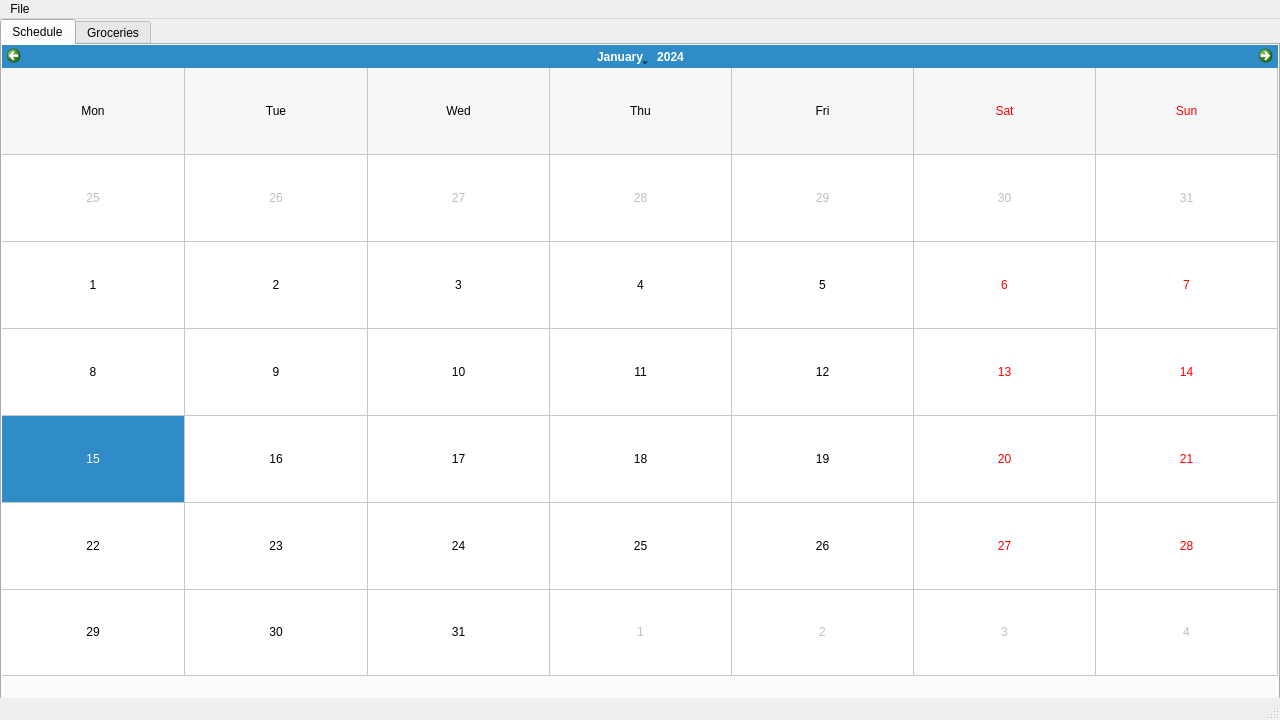
<?xml version="1.0" encoding="UTF-8"?>
<ui version="4.0">
 <class>MainWindow</class>
 <widget class="QMainWindow" name="MainWindow">
  <property name="geometry">
   <rect>
    <x>0</x>
    <y>0</y>
    <width>1280</width>
    <height>720</height>
   </rect>
  </property>
  <property name="sizePolicy">
   <sizepolicy hsizetype="Fixed" vsizetype="Fixed">
    <horstretch>0</horstretch>
    <verstretch>0</verstretch>
   </sizepolicy>
  </property>
  <property name="minimumSize">
   <size>
    <width>1280</width>
    <height>720</height>
   </size>
  </property>
  <property name="maximumSize">
   <size>
    <width>1280</width>
    <height>720</height>
   </size>
  </property>
  <property name="tabletTracking">
   <bool>false</bool>
  </property>
  <property name="acceptDrops">
   <bool>false</bool>
  </property>
  <property name="windowTitle">
   <string>BlackBook</string>
  </property>
  <widget class="QWidget" name="centralWidget">
   <widget class="QTabWidget" name="tabWidget">
    <property name="geometry">
     <rect>
      <x>0</x>
      <y>0</y>
      <width>1280</width>
      <height>720</height>
     </rect>
    </property>
    <property name="currentIndex">
     <number>0</number>
    </property>
    <widget class="QWidget" name="calendarTab">
     <attribute name="title">
      <string>Schedule</string>
     </attribute>
     <widget class="QStackedWidget" name="calendarStack">
      <property name="geometry">
       <rect>
        <x>0</x>
        <y>0</y>
        <width>1276</width>
        <height>687</height>
       </rect>
      </property>
      <property name="currentIndex">
       <number>0</number>
      </property>
      <widget class="QWidget" name="calendarView">
       <widget class="BlackBook::CalendarWidget" name="calendarWidget">
        <property name="geometry">
         <rect>
          <x>0</x>
          <y>0</y>
          <width>1276</width>
          <height>631</height>
         </rect>
        </property>
        <property name="gridVisible">
         <bool>true</bool>
        </property>
        <property name="horizontalHeaderFormat">
         <enum>QCalendarWidget::ShortDayNames</enum>
        </property>
        <property name="verticalHeaderFormat">
         <enum>QCalendarWidget::NoVerticalHeader</enum>
        </property>
       </widget>
      </widget>
      <widget class="QWidget" name="dayView">
       <widget class="QPushButton" name="backButton">
        <property name="geometry">
         <rect>
          <x>0</x>
          <y>570</y>
          <width>80</width>
          <height>71</height>
         </rect>
        </property>
        <property name="text">
         <string>Back</string>
        </property>
       </widget>
       <widget class="QWidget" name="widget" native="true">
        <property name="geometry">
         <rect>
          <x>0</x>
          <y>0</y>
          <width>1271</width>
          <height>571</height>
         </rect>
        </property>
       </widget>
      </widget>
     </widget>
    </widget>
    <widget class="QWidget" name="groceryTab">
     <attribute name="title">
      <string>Groceries</string>
     </attribute>
    </widget>
   </widget>
  </widget>
  <widget class="QMenuBar" name="menuBar">
   <property name="geometry">
    <rect>
     <x>0</x>
     <y>0</y>
     <width>1280</width>
     <height>25</height>
    </rect>
   </property>
   <widget class="QMenu" name="menuBlackBook">
    <property name="title">
     <string>File</string>
    </property>
   </widget>
   <addaction name="menuBlackBook"/>
  </widget>
  <widget class="QStatusBar" name="statusBar"/>
 </widget>
 <layoutdefault spacing="6" margin="11"/>
 <customwidgets>
  <customwidget>
   <class>BlackBook::CalendarWidget</class>
   <extends>QCalendarWidget</extends>
   <header>CalendarWidget.h</header>
  </customwidget>
 </customwidgets>
 <resources/>
 <connections/>
</ui>
